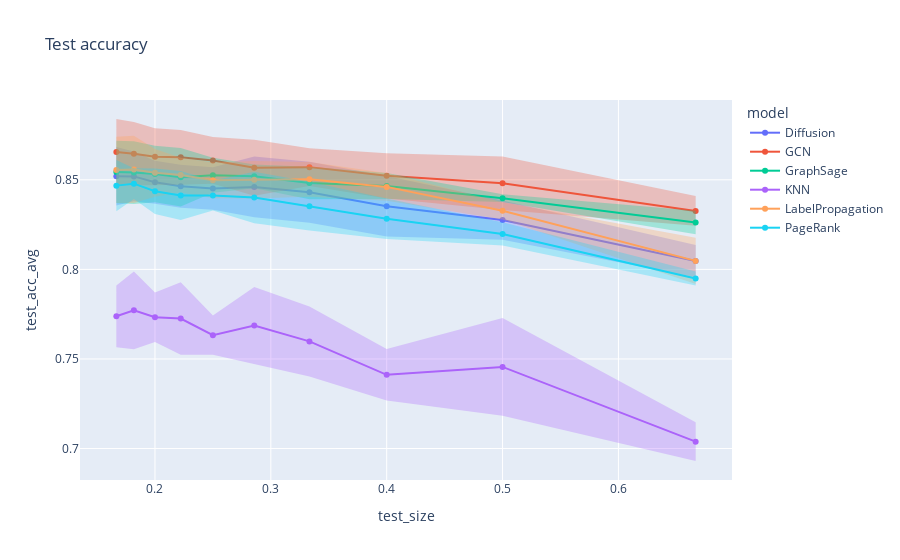

Here is the notebook cell this chart was saved with:
### Markdown cell above
## Directed graph + not penalized

### Code cell
RUNPATH = os.path.join(os.path.dirname(os.getcwd()), 'runs')

# Store data into DataFrame
df = data2df(RUNPATH, undir=False, penalized=False)
print(df.shape)

# Compute average and standard deviation according to values of k
grouped = df.groupby(['dataset', 'model', 'k', 'train_size', 'test_size'])[['train_acc', 'test_acc']].agg({'train_acc': ['mean', 'std'], 'test_acc': ['mean', 'std']}).reset_index()
grouped.columns = ['dataset', 'model', 'k', 'train_size', 'test_size', 'train_acc_avg', 'train_acc_std', 'test_acc_avg', 'test_acc_std', ]
grouped

# Test split
for error_y_mode in {'band'}:
    fig = line(
        data_frame = grouped,
        x = 'test_size',
        y = 'test_acc_avg',
        error_y = 'test_acc_std',
        error_y_mode = error_y_mode,
        color = 'model',
        title = f'Test accuracy',
        markers = '.',
    )
    fig.show()

### Figure 1 — Plotly figure (JSON) as saved in the notebook; plotly's stock layout.template omitted (floating-point values rounded to 4 significant figures)
{"data": [{"fill": "toself", "fillcolor": "rgba(99,110,250,.3)", "hoverinfo": "skip", "legendgroup": "Diffusion", "line": {"color": "rgba(255,255,255,0)"}, "showlegend": false, "type": "scatter", "x": [0.6667, 0.5, 0.4, 0.3333, 0.2857, 0.25, 0.2222, 0.2, 0.1818, 0.1667, 0.1667, 0.1818, 0.2, 0.2222, 0.25, 0.2857, 0.3333, 0.4, 0.5, 0.6667], "xaxis": "x", "y": [0.8136, 0.8385, 0.8522, 0.8601, 0.863, 0.857, 0.8584, 0.8606, 0.8658, 0.8683, 0.8356, 0.838, 0.8366, 0.8344, 0.8332, 0.8291, 0.826, 0.8184, 0.8166, 0.7957], "yaxis": "y"}, {"hovertemplate": "model=Diffusion<br>test_size=%{x}<br>test_acc_avg=%{y}<extra></extra>", "legendgroup": "Diffusion", "line": {"color": "#636efa", "dash": "solid"}, "marker": {"symbol": "circle"}, "mode": "markers+lines", "name": "Diffusion", "orientation": "v", "showlegend": true, "type": "scatter", "x": [0.6667, 0.5, 0.4, 0.3333, 0.2857, 0.25, 0.2222, 0.2, 0.1818, 0.1667], "xaxis": "x", "y": [0.8047, 0.8275, 0.8353, 0.8431, 0.846, 0.8451, 0.8464, 0.8486, 0.8519, 0.8519], "yaxis": "y"}, {"fill": "toself", "fillcolor": "rgba(239,85,59,.3)", "hoverinfo": "skip", "legendgroup": "GCN", "line": {"color": "rgba(255,255,255,0)"}, "showlegend": false, "type": "scatter", "x": [0.6667, 0.5, 0.4, 0.3333, 0.2857, 0.25, 0.2222, 0.2, 0.1818, 0.1667, 0.1667, 0.1818, 0.2, 0.2222, 0.25, 0.2857, 0.3333, 0.4, 0.5, 0.6667], "xaxis": "x", "y": [0.8409, 0.8631, 0.8649, 0.8677, 0.8724, 0.8739, 0.8779, 0.8788, 0.8822, 0.884, 0.8472, 0.8469, 0.847, 0.8473, 0.8478, 0.8412, 0.8465, 0.8396, 0.8332, 0.8244], "yaxis": "y"}, {"hovertemplate": "model=GCN<br>test_size=%{x}<br>test_acc_avg=%{y}<extra></extra>", "legendgroup": "GCN", "line": {"color": "#EF553B", "dash": "solid"}, "marker": {"symbol": "circle"}, "mode": "markers+lines", "name": "GCN", "orientation": "v", "showlegend": true, "type": "scatter", "x": [0.6667, 0.5, 0.4, 0.3333, 0.2857, 0.25, 0.2222, 0.2, 0.1818, 0.1667], "xaxis": "x", "y": [0.8327, 0.8481, 0.8522, 0.8571, 0.8568, 0.8608, 0.8626, 0.8629, 0.8646, 0.8656], "yaxis": "y"}, {"fill": "toself", "fillcolor": "rgba(0,204,150,.3)", "hoverinfo": "skip", "legendgroup": "GraphSage", "line": {"color": "rgba(255,255,255,0)"}, "showlegend": false, "type": "scatter", "x": [0.6667, 0.5, 0.4, 0.3333, 0.2857, 0.25, 0.2222, 0.2, 0.1818, 0.1667, 0.1667, 0.1818, 0.2, 0.2222, 0.25, 0.2857, 0.3333, 0.4, 0.5, 0.6667], "xaxis": "x", "y": [0.8327, 0.8419, 0.8537, 0.8573, 0.8586, 0.8623, 0.8677, 0.869, 0.8716, 0.8718, 0.8369, 0.8366, 0.8375, 0.8352, 0.8428, 0.8453, 0.8391, 0.8393, 0.8376, 0.8197], "yaxis": "y"}, {"hovertemplate": "model=GraphSage<br>test_size=%{x}<br>test_acc_avg=%{y}<extra></extra>", "legendgroup": "GraphSage", "line": {"color": "#00cc96", "dash": "solid"}, "marker": {"symbol": "circle"}, "mode": "markers+lines", "name": "GraphSage", "orientation": "v", "showlegend": true, "type": "scatter", "x": [0.6667, 0.5, 0.4, 0.3333, 0.2857, 0.25, 0.2222, 0.2, 0.1818, 0.1667], "xaxis": "x", "y": [0.8262, 0.8397, 0.8465, 0.8482, 0.852, 0.8525, 0.8514, 0.8533, 0.8541, 0.8544], "yaxis": "y"}, {"fill": "toself", "fillcolor": "rgba(171,99,250,.3)", "hoverinfo": "skip", "legendgroup": "KNN", "line": {"color": "rgba(255,255,255,0)"}, "showlegend": false, "type": "scatter", "x": [0.6667, 0.5, 0.4, 0.3333, 0.2857, 0.25, 0.2222, 0.2, 0.1818, 0.1667, 0.1667, 0.1818, 0.2, 0.2222, 0.25, 0.2857, 0.3333, 0.4, 0.5, 0.6667], "xaxis": "x", "y": [0.7147, 0.7729, 0.7555, 0.7793, 0.7901, 0.7743, 0.7928, 0.7871, 0.7988, 0.791, 0.7566, 0.7554, 0.7594, 0.7523, 0.7523, 0.7472, 0.7402, 0.7268, 0.7183, 0.693], "yaxis": "y"}, {"hovertemplate": "model=KNN<br>test_size=%{x}<br>test_acc_avg=%{y}<extra></extra>", "legendgroup": "KNN", "line": {"color": "#ab63fa", "dash": "solid"}, "marker": {"symbol": "circle"}, "mode": "markers+lines", "name": "KNN", "orientation": "v", "showlegend": true, "type": "scatter", "x": [0.6667, 0.5, 0.4, 0.3333, 0.2857, 0.25, 0.2222, 0.2, 0.1818, 0.1667], "xaxis": "x", "y": [0.7038, 0.7456, 0.7411, 0.7598, 0.7686, 0.7633, 0.7725, 0.7733, 0.7771, 0.7738], "yaxis": "y"}, {"fill": "toself", "fillcolor": "rgba(255,161,90,.3)", "hoverinfo": "skip", "legendgroup": "LabelPropagation", "line": {"color": "rgba(255,255,255,0)"}, "showlegend": false, "type": "scatter", "x": [0.6667, 0.5, 0.4, 0.3333, 0.2857, 0.25, 0.2222, 0.2, 0.1818, 0.1667, 0.1667, 0.1818, 0.2, 0.2222, 0.25, 0.2857, 0.3333, 0.4, 0.5, 0.6667], "xaxis": "x", "y": [0.8176, 0.8375, 0.8538, 0.86, 0.8605, 0.8597, 0.8624, 0.8672, 0.8746, 0.874, 0.837, 0.837, 0.8406, 0.843, 0.8397, 0.8395, 0.8406, 0.8383, 0.8279, 0.7919], "yaxis": "y"}, {"hovertemplate": "model=LabelPropagation<br>test_size=%{x}<br>test_acc_avg=%{y}<extra></extra>", "legendgroup": "LabelPropagation", "line": {"color": "#FFA15A", "dash": "solid"}, "marker": {"symbol": "circle"}, "mode": "markers+lines", "name": "LabelPropagation", "orientation": "v", "showlegend": true, "type": "scatter", "x": [0.6667, 0.5, 0.4, 0.3333, 0.2857, 0.25, 0.2222, 0.2, 0.1818, 0.1667], "xaxis": "x", "y": [0.8047, 0.8327, 0.8461, 0.8503, 0.85, 0.8497, 0.8527, 0.8539, 0.8558, 0.8555], "yaxis": "y"}, {"fill": "toself", "fillcolor": "rgba(25,211,243,.3)", "hoverinfo": "skip", "legendgroup": "PageRank", "line": {"color": "rgba(255,255,255,0)"}, "showlegend": false, "type": "scatter", "x": [0.6667, 0.5, 0.4, 0.3333, 0.2857, 0.25, 0.2222, 0.2, 0.1818, 0.1667, 0.1667, 0.1818, 0.2, 0.2222, 0.25, 0.2857, 0.3333, 0.4, 0.5, 0.6667], "xaxis": "x", "y": [0.7988, 0.8263, 0.8396, 0.8489, 0.8545, 0.8496, 0.8549, 0.8563, 0.8564, 0.8611, 0.8324, 0.8393, 0.8309, 0.8275, 0.8328, 0.8257, 0.8217, 0.817, 0.8133, 0.791], "yaxis": "y"}, {"hovertemplate": "model=PageRank<br>test_size=%{x}<br>test_acc_avg=%{y}<extra></extra>", "legendgroup": "PageRank", "line": {"color": "#19d3f3", "dash": "solid"}, "marker": {"symbol": "circle"}, "mode": "markers+lines", "name": "PageRank", "orientation": "v", "showlegend": true, "type": "scatter", "x": [0.6667, 0.5, 0.4, 0.3333, 0.2857, 0.25, 0.2222, 0.2, 0.1818, 0.1667], "xaxis": "x", "y": [0.7949, 0.8198, 0.8283, 0.8353, 0.8401, 0.8412, 0.8412, 0.8436, 0.8479, 0.8468], "yaxis": "y"}], "layout": {"legend": {"title": {"text": "model"}, "tracegroupgap": 0}, "title": {"text": "Test accuracy"}, "xaxis": {"anchor": "y", "domain": [0, 1], "title": {"text": "test_size"}}, "yaxis": {"anchor": "x", "domain": [0, 1], "title": {"text": "test_acc_avg"}}}}
